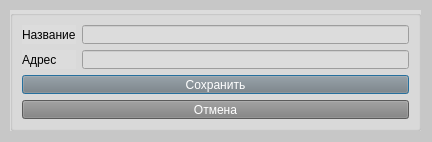
<?xml version="1.0" encoding="UTF-8"?>
<ui version="4.0">
 <class>DealershipDialog</class>
 <widget class="QDialog" name="DealershipDialog">
  <property name="geometry">
   <rect>
    <x>0</x>
    <y>0</y>
    <width>432</width>
    <height>142</height>
   </rect>
  </property>
  <property name="windowTitle">
   <string>Добавление дилерского центра</string>
  </property>
  <property name="styleSheet">
   <string notr="true">background-color: rgb(199, 199, 199);
color: rgb(0, 0, 0);</string>
  </property>
  <widget class="QGroupBox" name="Group2">
   <property name="geometry">
    <rect>
     <x>10</x>
     <y>10</y>
     <width>411</width>
     <height>121</height>
    </rect>
   </property>
   <property name="styleSheet">
    <string notr="true">background-color: rgb(220, 220, 220);</string>
   </property>
   <layout class="QGridLayout" name="gridLayout">
    <item row="0" column="1">
     <widget class="QLineEdit" name="txtName"/>
    </item>
    <item row="1" column="0">
     <widget class="QLabel" name="label_2">
      <property name="text">
       <string>Адрес</string>
      </property>
     </widget>
    </item>
    <item row="0" column="0">
     <widget class="QLabel" name="label">
      <property name="text">
       <string>Название</string>
      </property>
     </widget>
    </item>
    <item row="1" column="1">
     <widget class="QLineEdit" name="txtAddress"/>
    </item>
    <item row="2" column="0" colspan="2">
     <widget class="QPushButton" name="btnOk">
      <property name="styleSheet">
       <string notr="true">background-color: rgb(128, 128, 128);
color: rgb(255, 255, 255);</string>
      </property>
      <property name="text">
       <string>Сохранить</string>
      </property>
     </widget>
    </item>
    <item row="3" column="0" colspan="2">
     <widget class="QPushButton" name="btnCancel">
      <property name="styleSheet">
       <string notr="true">background-color: rgb(128, 128, 128);
color: rgb(255, 255, 255);</string>
      </property>
      <property name="text">
       <string>Отмена</string>
      </property>
     </widget>
    </item>
   </layout>
  </widget>
 </widget>
 <resources/>
 <connections/>
</ui>
